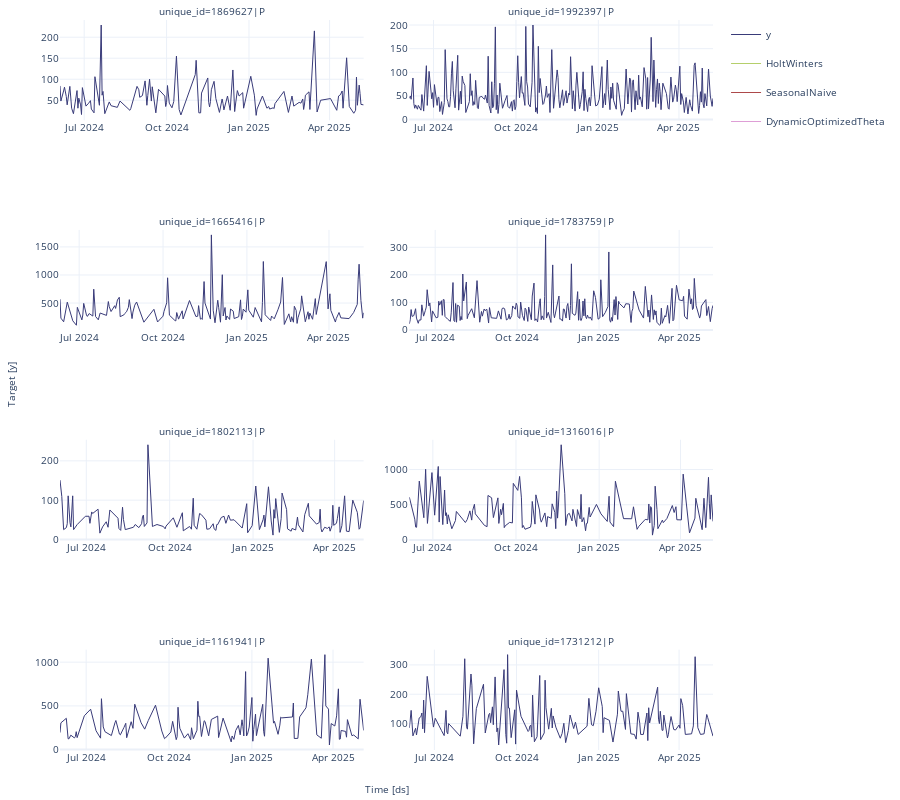

Notebook cell for this chart:
### Code cell
# Plot forecasts for the specified date range
sf.plot(plot_df_sales, sales_forecasts_df, engine='plotly')
